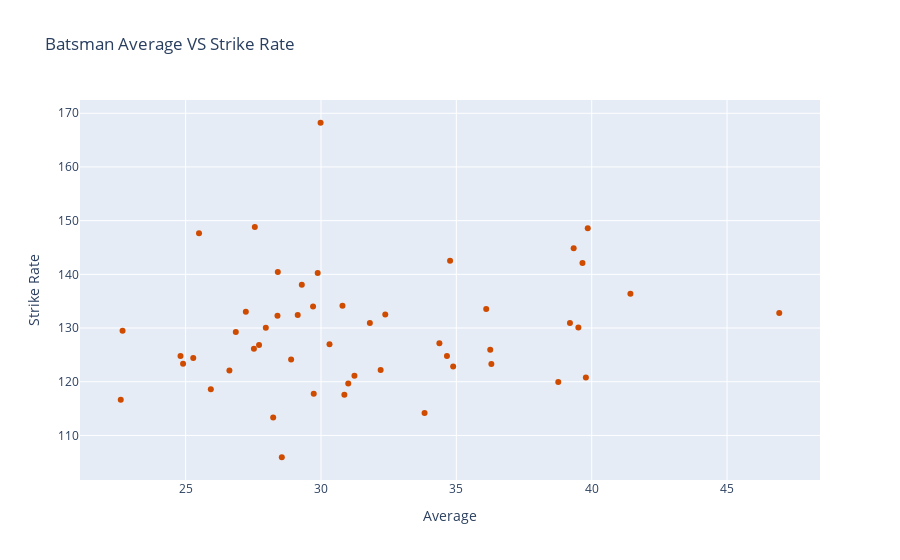

Notebook cell for this chart:
### Markdown cell above
Now, plotting the Scatter Plot.

### Code cell
scatter_trace = go.Scatter(x=avg_sr_top50_df['average'],
                           y=avg_sr_top50_df['strike_rate'],
                           text=avg_sr_top50_df['batter'],
                           mode='markers',
                           marker={'color' : '#CF4B00'})
data = [scatter_trace]
layout = go.Layout(title='Batsman Average VS Strike Rate',
                   xaxis={'title' : 'Average'},
                   yaxis={'title' : 'Strike Rate'})
fig = go.Figure(data=data, layout=layout)
fig.show()

### Figure 1 — Plotly figure (JSON) as saved in the notebook; plotly's stock layout.template omitted (floating-point values rounded to 4 significant figures)
{"data": [{"marker": {"color": "#CF4B00"}, "mode": "markers", "text": ["AB de Villiers", "AC Gilchrist", "AD Russell", "AJ Finch", "AM Rahane", "AT Rayudu", "BB McCullum", "CH Gayle", "DA Miller", "DA Warner", "DR Smith", "F du Plessis", "G Gambhir", "GJ Maxwell", "HH Pandya", "JC Buttler", "JH Kallis", "JP Duminy", "KA Pollard", "KD Karthik", "KL Rahul", "KS Williamson", "M Vijay", "MA Agarwal", "MEK Hussey", "MK Pandey", "MS Dhoni", "N Rana", "PA Patel", "Q de Kock", "R Dravid", "RA Jadeja", "RG Sharma", "RR Pant", "RV Uthappa", "S Dhawan", "SA Yadav", "SE Marsh", "SK Raina", "SPD Smith", "SR Tendulkar", "SR Watson", "SS Iyer", "SV Samson", "Shubman Gill", "V Kohli", "V Sehwag", "WP Saha", "YK Pathan", "Yuvraj Singh"], "type": "scatter", "x": [39.85, 27.22, 29.99, 24.9, 30.86, 28.9, 27.71, 39.66, 36.1, 41.43, 28.39, 34.37, 31.01, 25.49, 29.88, 39.33, 28.55, 39.78, 28.4, 26.85, 46.93, 36.29, 25.93, 22.67, 38.76, 29.73, 39.2, 27.96, 22.6, 31.8, 28.23, 26.62, 30.31, 34.77, 27.52, 34.88, 29.71, 39.51, 32.37, 34.65, 33.83, 30.79, 31.24, 29.14, 32.2, 36.25, 27.56, 25.28, 29.29, 24.81], "y": [148.6, 133.1, 168.2, 123.3, 117.6, 124.1, 126.8, 142.1, 133.6, 136.4, 132.3, 127.2, 119.7, 147.7, 140.3, 144.9, 105.9, 120.8, 140.5, 129.3, 132.8, 123.3, 118.6, 129.5, 120.0, 117.7, 130.9, 130.1, 116.6, 131.0, 113.3, 122.1, 127.0, 142.6, 126.2, 122.8, 134.0, 130.1, 132.5, 124.8, 114.2, 134.2, 121.1, 132.4, 122.2, 126.0, 148.8, 124.4, 138.0, 124.8]}], "layout": {"title": {"text": "Batsman Average VS Strike Rate"}, "xaxis": {"title": {"text": "Average"}}, "yaxis": {"title": {"text": "Strike Rate"}}}}
